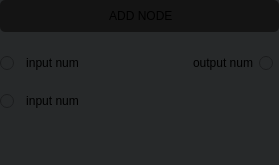
<?xml version="1.0" encoding="UTF-8"?>
<ui version="4.0">
 <class>Frame</class>
 <widget class="QFrame" name="Frame">
  <property name="geometry">
   <rect>
    <x>0</x>
    <y>0</y>
    <width>279</width>
    <height>165</height>
   </rect>
  </property>
  <property name="windowTitle">
   <string>Frame</string>
  </property>
  <property name="styleSheet">
   <string notr="true">border-radius: 5px; border-color: rgb(0,0,0);
background-color: rgb(39, 41, 42);
</string>
  </property>
  <property name="frameShape">
   <enum>QFrame::Box</enum>
  </property>
  <property name="frameShadow">
   <enum>QFrame::Plain</enum>
  </property>
  <property name="lineWidth">
   <number>20</number>
  </property>
  <property name="midLineWidth">
   <number>20</number>
  </property>
  <layout class="QVBoxLayout" name="verticalLayout">
   <property name="leftMargin">
    <number>0</number>
   </property>
   <property name="topMargin">
    <number>0</number>
   </property>
   <property name="rightMargin">
    <number>0</number>
   </property>
   <item>
    <widget class="QWidget" name="widget_2" native="true">
     <property name="styleSheet">
      <string notr="true">background-color:rgb(20, 20, 20)</string>
     </property>
     <layout class="QGridLayout" name="gridLayout_2">
      <item row="0" column="0">
       <widget class="QLabel" name="label">
        <property name="styleSheet">
         <string notr="true">font: 20pt &quot;white&quot;;
border-top-color: qradialgradient(spread:pad, cx:0.5, cy:0.5, radius:0.5, fx:0.5, fy:0.5, stop:0 rgba(255, 235, 235, 206), stop:0.35 rgba(255, 188, 188, 80), stop:0.4 rgba(255, 162, 162, 80), stop:0.425 rgba(255, 132, 132, 156), stop:0.44 rgba(252, 128, 128, 80), stop:1 rgba(255, 255, 255, 0));
</string>
        </property>
        <property name="text">
         <string> ADD NODE</string>
        </property>
        <property name="alignment">
         <set>Qt::AlignCenter</set>
        </property>
        <property name="openExternalLinks">
         <bool>false</bool>
        </property>
       </widget>
      </item>
     </layout>
    </widget>
   </item>
   <item>
    <widget class="QWidget" name="widget_6" native="true">
     <layout class="QGridLayout" name="gridLayout">
      <property name="leftMargin">
       <number>0</number>
      </property>
      <property name="rightMargin">
       <number>0</number>
      </property>
      <item row="0" column="2">
       <widget class="QWidget" name="widget_4" native="true">
        <layout class="QHBoxLayout" name="horizontalLayout_3">
         <property name="rightMargin">
          <number>0</number>
         </property>
         <item>
          <widget class="QLabel" name="label_4">
           <property name="styleSheet">
            <string notr="true">font: 12pt &quot;Arial&quot;;</string>
           </property>
           <property name="text">
            <string>output num</string>
           </property>
           <property name="alignment">
            <set>Qt::AlignCenter</set>
           </property>
          </widget>
         </item>
         <item>
          <widget class="QRadioButton" name="radioButton_3">
           <property name="text">
            <string/>
           </property>
          </widget>
         </item>
        </layout>
       </widget>
      </item>
      <item row="1" column="2">
       <widget class="QWidget" name="widget_5" native="true">
        <layout class="QHBoxLayout" name="horizontalLayout_4">
         <property name="rightMargin">
          <number>0</number>
         </property>
        </layout>
       </widget>
      </item>
      <item row="0" column="0">
       <widget class="QWidget" name="widget" native="true">
        <layout class="QHBoxLayout" name="horizontalLayout">
         <property name="leftMargin">
          <number>0</number>
         </property>
         <item>
          <widget class="QRadioButton" name="radioButton_1">
           <property name="text">
            <string/>
           </property>
          </widget>
         </item>
         <item>
          <widget class="QLabel" name="label_2">
           <property name="styleSheet">
            <string notr="true">font: 12pt &quot;Arial&quot;;</string>
           </property>
           <property name="text">
            <string>input num</string>
           </property>
           <property name="alignment">
            <set>Qt::AlignCenter</set>
           </property>
          </widget>
         </item>
        </layout>
       </widget>
      </item>
      <item row="1" column="0">
       <widget class="QWidget" name="widget_3" native="true">
        <layout class="QHBoxLayout" name="horizontalLayout_2">
         <property name="leftMargin">
          <number>0</number>
         </property>
         <item>
          <widget class="QRadioButton" name="radioButton_2">
           <property name="text">
            <string/>
           </property>
          </widget>
         </item>
         <item>
          <widget class="QLabel" name="label_3">
           <property name="styleSheet">
            <string notr="true">font: 12pt &quot;Arial&quot;;</string>
           </property>
           <property name="text">
            <string>input num</string>
           </property>
           <property name="alignment">
            <set>Qt::AlignCenter</set>
           </property>
          </widget>
         </item>
        </layout>
       </widget>
      </item>
      <item row="0" column="1">
       <spacer name="horizontalSpacer">
        <property name="orientation">
         <enum>Qt::Horizontal</enum>
        </property>
        <property name="sizeHint" stdset="0">
         <size>
          <width>40</width>
          <height>20</height>
         </size>
        </property>
       </spacer>
      </item>
      <item row="1" column="1">
       <spacer name="horizontalSpacer_2">
        <property name="orientation">
         <enum>Qt::Horizontal</enum>
        </property>
        <property name="sizeHint" stdset="0">
         <size>
          <width>40</width>
          <height>20</height>
         </size>
        </property>
       </spacer>
      </item>
     </layout>
    </widget>
   </item>
   <item>
    <spacer name="verticalSpacer">
     <property name="orientation">
      <enum>Qt::Vertical</enum>
     </property>
     <property name="sizeHint" stdset="0">
      <size>
       <width>185</width>
       <height>34</height>
      </size>
     </property>
    </spacer>
   </item>
  </layout>
 </widget>
 <resources/>
 <connections/>
</ui>
